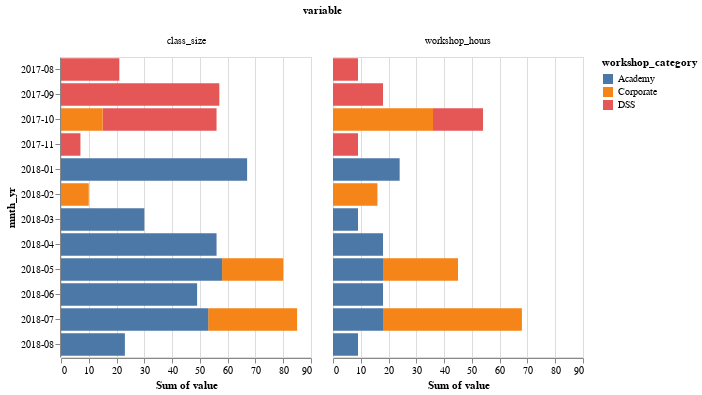

The cell this chart's notebook holds for it:
### Code cell
alt.Chart(melted).mark_bar().encode(
    column='variable',
    x=alt.X("sum(value)"),
    y=alt.Y('mnth_yr'),
    color=alt.Color('workshop_category')
).properties(
    width=250
)

### Figure 1 — Vega-Lite specification as saved in the notebook (floating-point values rounded to 4 significant figures)
{"$schema": "https://vega.github.io/schema/vega-lite/v2.6.0.json", "config": {"view": {"height": 300, "width": 400}}, "data": {"name": "data-c1ad3c806793293189d56772b496fc9b"}, "datasets": {"data-c1ad3c806793293189d56772b496fc9b": [{"mnth_yr": "2017-08", "value": 9, "variable": "workshop_hours", "workshop_category": "DSS"}, {"mnth_yr": "2017-09", "value": 9, "variable": "workshop_hours", "workshop_category": "DSS"}, {"mnth_yr": "2017-10", "value": 9, "variable": "workshop_hours", "workshop_category": "DSS"}, {"mnth_yr": "2017-10", "value": 9, "variable": "workshop_hours", "workshop_category": "DSS"}, {"mnth_yr": "2017-10", "value": 18, "variable": "workshop_hours", "workshop_category": "Corporate"}, {"mnth_yr": "2017-11", "value": 9, "variable": "workshop_hours", "workshop_category": "DSS"}, {"mnth_yr": "2017-10", "value": 18, "variable": "workshop_hours", "workshop_category": "Corporate"}, {"mnth_yr": "2017-09", "value": 9, "variable": "workshop_hours", "workshop_category": "DSS"}, {"mnth_yr": "2018-02", "value": 16, "variable": "workshop_hours", "workshop_category": "Corporate"}, {"mnth_yr": "2018-05", "value": 11, "variable": "workshop_hours", "workshop_category": "Corporate"}, {"mnth_yr": "2018-01", "value": 9, "variable": "workshop_hours", "workshop_category": "Academy"}, {"mnth_yr": "2018-01", "value": 6, "variable": "workshop_hours", "workshop_category": "Academy"}, {"mnth_yr": "2018-01", "value": 9, "variable": "workshop_hours", "workshop_category": "Academy"}, {"mnth_yr": "2018-05", "value": 9, "variable": "workshop_hours", "workshop_category": "Academy"}, {"mnth_yr": "2018-07", "value": 30, "variable": "workshop_hours", "workshop_category": "Corporate"}, {"mnth_yr": "2018-07", "value": 20, "variable": "workshop_hours", "workshop_category": "Corporate"}, {"mnth_yr": "2018-07", "value": 9, "variable": "workshop_hours", "workshop_category": "Academy"}, {"mnth_yr": "2018-03", "value": 9, "variable": "workshop_hours", "workshop_category": "Academy"}, {"mnth_yr": "2018-04", "value": 9, "variable": "workshop_hours", "workshop_category": "Academy"}, {"mnth_yr": "2018-04", "value": 9, "variable": "workshop_hours", "workshop_category": "Academy"}, {"mnth_yr": "2018-05", "value": 9, "variable": "workshop_hours", "workshop_category": "Academy"}, {"mnth_yr": "2018-06", "value": 9, "variable": "workshop_hours", "workshop_category": "Academy"}, {"mnth_yr": "2018-06", "value": 9, "variable": "workshop_hours", "workshop_category": "Academy"}, {"mnth_yr": "2018-05", "value": 16, "variable": "workshop_hours", "workshop_category": "Corporate"}, {"mnth_yr": "2018-07", "value": 9, "variable": "workshop_hours", "workshop_category": "Academy"}, {"mnth_yr": "2018-08", "value": 9, "variable": "workshop_hours", "workshop_category": "Academy"}, {"mnth_yr": "2017-08", "value": 21, "variable": "class_size", "workshop_category": "DSS"}, {"mnth_yr": "2017-09", "value": 30, "variable": "class_size", "workshop_category": "DSS"}, {"mnth_yr": "2017-10", "value": 12, "variable": "class_size", "workshop_category": "DSS"}, {"mnth_yr": "2017-10", "value": 29, "variable": "class_size", "workshop_category": "DSS"}, {"mnth_yr": "2017-10", "value": 5, "variable": "class_size", "workshop_category": "Corporate"}, {"mnth_yr": "2017-11", "value": 7, "variable": "class_size", "workshop_category": "DSS"}, {"mnth_yr": "2017-10", "value": 10, "variable": "class_size", "workshop_category": "Corporate"}, {"mnth_yr": "2017-09", "value": 27, "variable": "class_size", "workshop_category": "DSS"}, {"mnth_yr": "2018-02", "value": 10, "variable": "class_size", "workshop_category": "Corporate"}, {"mnth_yr": "2018-05", "value": 10, "variable": "class_size", "workshop_category": "Corporate"}, {"mnth_yr": "2018-01", "value": 24, "variable": "class_size", "workshop_category": "Academy"}, {"mnth_yr": "2018-01", "value": 24, "variable": "class_size", "workshop_category": "Academy"}, {"mnth_yr": "2018-01", "value": 19, "variable": "class_size", "workshop_category": "Academy"}, {"mnth_yr": "2018-05", "value": 29, "variable": "class_size", "workshop_category": "Academy"}, {"mnth_yr": "2018-07", "value": 17, "variable": "class_size", "workshop_category": "Corporate"}, {"mnth_yr": "2018-07", "value": 15, "variable": "class_size", "workshop_category": "Corporate"}, {"mnth_yr": "2018-07", "value": 30, "variable": "class_size", "workshop_category": "Academy"}, {"mnth_yr": "2018-03", "value": 30, "variable": "class_size", "workshop_category": "Academy"}, {"mnth_yr": "2018-04", "value": 28, "variable": "class_size", "workshop_category": "Academy"}, {"mnth_yr": "2018-04", "value": 28, "variable": "class_size", "workshop_category": "Academy"}, {"mnth_yr": "2018-05", "value": 29, "variable": "class_size", "workshop_category": "Academy"}, {"mnth_yr": "2018-06", "value": 26, "variable": "class_size", "workshop_category": "Academy"}, {"mnth_yr": "2018-06", "value": 23, "variable": "class_size", "workshop_category": "Academy"}, {"mnth_yr": "2018-05", "value": 12, "variable": "class_size", "workshop_category": "Corporate"}, {"mnth_yr": "2018-07", "value": 23, "variable": "class_size", "workshop_category": "Academy"}, {"mnth_yr": "2018-08", "value": 23, "variable": "class_size", "workshop_category": "Academy"}]}, "encoding": {"color": {"field": "workshop_category", "type": "nominal"}, "column": {"field": "variable", "type": "nominal"}, "x": {"aggregate": "sum", "field": "value", "type": "quantitative"}, "y": {"field": "mnth_yr", "type": "nominal"}}, "mark": "bar", "width": 250}
